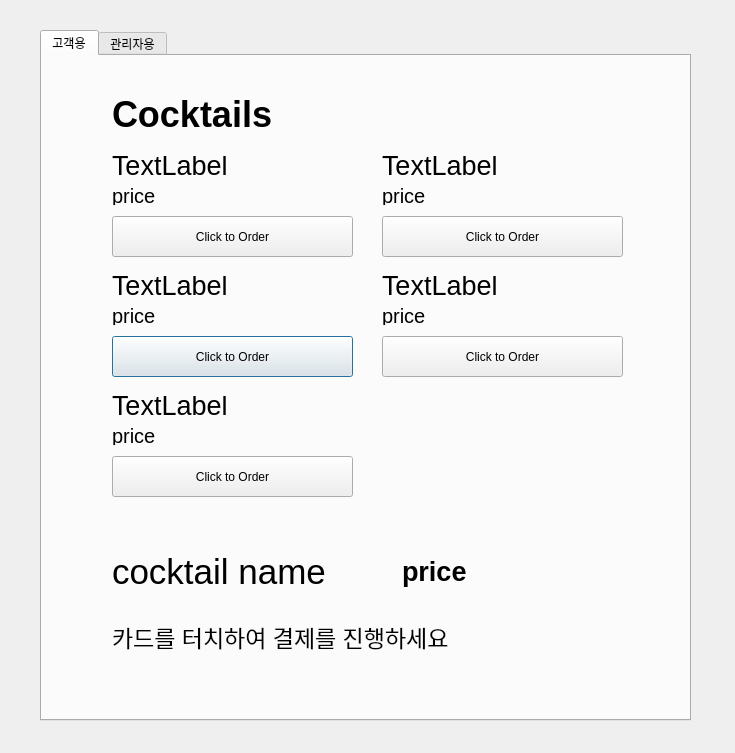
<?xml version="1.0" encoding="UTF-8"?>
<ui version="4.0">
 <class>Dialog</class>
 <widget class="QDialog" name="Dialog">
  <property name="geometry">
   <rect>
    <x>0</x>
    <y>0</y>
    <width>735</width>
    <height>753</height>
   </rect>
  </property>
  <property name="windowTitle">
   <string>Dialog</string>
  </property>
  <widget class="QTabWidget" name="tabWidget">
   <property name="geometry">
    <rect>
     <x>40</x>
     <y>30</y>
     <width>651</width>
     <height>691</height>
    </rect>
   </property>
   <property name="currentIndex">
    <number>0</number>
   </property>
   <widget class="QWidget" name="customerTab">
    <attribute name="title">
     <string>고객용</string>
    </attribute>
    <widget class="QPushButton" name="pushButton_3">
     <property name="geometry">
      <rect>
       <x>70</x>
       <y>280</y>
       <width>241</width>
       <height>41</height>
      </rect>
     </property>
     <property name="text">
      <string>Click to Order</string>
     </property>
    </widget>
    <widget class="QPushButton" name="pushButton_2">
     <property name="geometry">
      <rect>
       <x>340</x>
       <y>160</y>
       <width>241</width>
       <height>41</height>
      </rect>
     </property>
     <property name="text">
      <string>Click to Order</string>
     </property>
    </widget>
    <widget class="QPushButton" name="pushButton">
     <property name="geometry">
      <rect>
       <x>70</x>
       <y>160</y>
       <width>241</width>
       <height>41</height>
      </rect>
     </property>
     <property name="text">
      <string>Click to Order</string>
     </property>
    </widget>
    <widget class="QPushButton" name="pushButton_4">
     <property name="geometry">
      <rect>
       <x>340</x>
       <y>280</y>
       <width>241</width>
       <height>41</height>
      </rect>
     </property>
     <property name="text">
      <string>Click to Order</string>
     </property>
    </widget>
    <widget class="QLabel" name="Menulabel">
     <property name="geometry">
      <rect>
       <x>70</x>
       <y>38</y>
       <width>271</width>
       <height>41</height>
      </rect>
     </property>
     <property name="font">
      <font>
       <pointsize>27</pointsize>
       <weight>75</weight>
       <bold>true</bold>
      </font>
     </property>
     <property name="text">
      <string>Cocktails</string>
     </property>
    </widget>
    <widget class="QPushButton" name="pushButton_5">
     <property name="geometry">
      <rect>
       <x>70</x>
       <y>400</y>
       <width>241</width>
       <height>41</height>
      </rect>
     </property>
     <property name="text">
      <string>Click to Order</string>
     </property>
    </widget>
    <widget class="QLabel" name="cocktail01">
     <property name="geometry">
      <rect>
       <x>70</x>
       <y>100</y>
       <width>241</width>
       <height>19</height>
      </rect>
     </property>
     <property name="font">
      <font>
       <pointsize>20</pointsize>
      </font>
     </property>
     <property name="text">
      <string>TextLabel</string>
     </property>
    </widget>
    <widget class="QLabel" name="cocktail02">
     <property name="geometry">
      <rect>
       <x>340</x>
       <y>100</y>
       <width>241</width>
       <height>19</height>
      </rect>
     </property>
     <property name="font">
      <font>
       <pointsize>20</pointsize>
      </font>
     </property>
     <property name="text">
      <string>TextLabel</string>
     </property>
    </widget>
    <widget class="QLabel" name="cocktail03">
     <property name="geometry">
      <rect>
       <x>70</x>
       <y>220</y>
       <width>241</width>
       <height>19</height>
      </rect>
     </property>
     <property name="font">
      <font>
       <pointsize>20</pointsize>
      </font>
     </property>
     <property name="text">
      <string>TextLabel</string>
     </property>
    </widget>
    <widget class="QLabel" name="cocktail04">
     <property name="geometry">
      <rect>
       <x>340</x>
       <y>220</y>
       <width>241</width>
       <height>19</height>
      </rect>
     </property>
     <property name="font">
      <font>
       <pointsize>20</pointsize>
      </font>
     </property>
     <property name="text">
      <string>TextLabel</string>
     </property>
    </widget>
    <widget class="QLabel" name="cocktail05">
     <property name="geometry">
      <rect>
       <x>70</x>
       <y>340</y>
       <width>241</width>
       <height>19</height>
      </rect>
     </property>
     <property name="font">
      <font>
       <pointsize>20</pointsize>
      </font>
     </property>
     <property name="text">
      <string>TextLabel</string>
     </property>
    </widget>
    <widget class="QLabel" name="price01">
     <property name="geometry">
      <rect>
       <x>70</x>
       <y>130</y>
       <width>231</width>
       <height>19</height>
      </rect>
     </property>
     <property name="font">
      <font>
       <pointsize>15</pointsize>
      </font>
     </property>
     <property name="text">
      <string>price</string>
     </property>
    </widget>
    <widget class="QLabel" name="price02">
     <property name="geometry">
      <rect>
       <x>340</x>
       <y>130</y>
       <width>241</width>
       <height>19</height>
      </rect>
     </property>
     <property name="font">
      <font>
       <pointsize>15</pointsize>
      </font>
     </property>
     <property name="text">
      <string>price</string>
     </property>
    </widget>
    <widget class="QLabel" name="price03">
     <property name="geometry">
      <rect>
       <x>70</x>
       <y>250</y>
       <width>241</width>
       <height>19</height>
      </rect>
     </property>
     <property name="font">
      <font>
       <pointsize>15</pointsize>
      </font>
     </property>
     <property name="text">
      <string>price</string>
     </property>
    </widget>
    <widget class="QLabel" name="price04">
     <property name="geometry">
      <rect>
       <x>340</x>
       <y>250</y>
       <width>241</width>
       <height>19</height>
      </rect>
     </property>
     <property name="font">
      <font>
       <pointsize>15</pointsize>
      </font>
     </property>
     <property name="text">
      <string>price</string>
     </property>
    </widget>
    <widget class="QLabel" name="price05">
     <property name="geometry">
      <rect>
       <x>70</x>
       <y>370</y>
       <width>241</width>
       <height>19</height>
      </rect>
     </property>
     <property name="font">
      <font>
       <pointsize>15</pointsize>
      </font>
     </property>
     <property name="text">
      <string>price</string>
     </property>
    </widget>
    <widget class="QLabel" name="label_3">
     <property name="geometry">
      <rect>
       <x>70</x>
       <y>490</y>
       <width>261</width>
       <height>51</height>
      </rect>
     </property>
     <property name="font">
      <font>
       <pointsize>26</pointsize>
      </font>
     </property>
     <property name="text">
      <string>cocktail name</string>
     </property>
    </widget>
    <widget class="QLabel" name="label_4">
     <property name="geometry">
      <rect>
       <x>360</x>
       <y>490</y>
       <width>221</width>
       <height>51</height>
      </rect>
     </property>
     <property name="font">
      <font>
       <pointsize>20</pointsize>
       <weight>75</weight>
       <bold>true</bold>
      </font>
     </property>
     <property name="text">
      <string>price</string>
     </property>
    </widget>
    <widget class="QLabel" name="label_5">
     <property name="geometry">
      <rect>
       <x>70</x>
       <y>560</y>
       <width>461</width>
       <height>41</height>
      </rect>
     </property>
     <property name="font">
      <font>
       <pointsize>17</pointsize>
      </font>
     </property>
     <property name="text">
      <string>카드를 터치하여 결제를 진행하세요</string>
     </property>
    </widget>
   </widget>
   <widget class="QWidget" name="adminTab">
    <attribute name="title">
     <string>관리자용</string>
    </attribute>
    <widget class="QProgressBar" name="progressBar">
     <property name="geometry">
      <rect>
       <x>230</x>
       <y>270</y>
       <width>121</width>
       <height>131</height>
      </rect>
     </property>
     <property name="value">
      <number>24</number>
     </property>
     <property name="orientation">
      <enum>Qt::Vertical</enum>
     </property>
    </widget>
    <widget class="QPushButton" name="pushButton_6">
     <property name="geometry">
      <rect>
       <x>30</x>
       <y>50</y>
       <width>171</width>
       <height>61</height>
      </rect>
     </property>
     <property name="text">
      <string>TURN ON</string>
     </property>
    </widget>
    <widget class="QPushButton" name="pushButton_7">
     <property name="geometry">
      <rect>
       <x>30</x>
       <y>130</y>
       <width>171</width>
       <height>61</height>
      </rect>
     </property>
     <property name="text">
      <string>TURN OFF</string>
     </property>
    </widget>
    <widget class="QListView" name="listView">
     <property name="geometry">
      <rect>
       <x>230</x>
       <y>50</y>
       <width>381</width>
       <height>171</height>
      </rect>
     </property>
    </widget>
    <widget class="QProgressBar" name="progressBar_2">
     <property name="geometry">
      <rect>
       <x>360</x>
       <y>270</y>
       <width>121</width>
       <height>131</height>
      </rect>
     </property>
     <property name="value">
      <number>24</number>
     </property>
     <property name="orientation">
      <enum>Qt::Vertical</enum>
     </property>
    </widget>
    <widget class="QProgressBar" name="progressBar_3">
     <property name="geometry">
      <rect>
       <x>490</x>
       <y>270</y>
       <width>121</width>
       <height>131</height>
      </rect>
     </property>
     <property name="value">
      <number>24</number>
     </property>
     <property name="orientation">
      <enum>Qt::Vertical</enum>
     </property>
    </widget>
    <widget class="QProgressBar" name="progressBar_4">
     <property name="geometry">
      <rect>
       <x>360</x>
       <y>470</y>
       <width>121</width>
       <height>131</height>
      </rect>
     </property>
     <property name="value">
      <number>24</number>
     </property>
     <property name="orientation">
      <enum>Qt::Vertical</enum>
     </property>
    </widget>
    <widget class="QProgressBar" name="progressBar_5">
     <property name="geometry">
      <rect>
       <x>490</x>
       <y>470</y>
       <width>121</width>
       <height>131</height>
      </rect>
     </property>
     <property name="value">
      <number>24</number>
     </property>
     <property name="orientation">
      <enum>Qt::Vertical</enum>
     </property>
    </widget>
    <widget class="QProgressBar" name="progressBar_6">
     <property name="geometry">
      <rect>
       <x>230</x>
       <y>470</y>
       <width>121</width>
       <height>131</height>
      </rect>
     </property>
     <property name="value">
      <number>24</number>
     </property>
     <property name="orientation">
      <enum>Qt::Vertical</enum>
     </property>
    </widget>
    <widget class="QLabel" name="cup1">
     <property name="geometry">
      <rect>
       <x>260</x>
       <y>410</y>
       <width>66</width>
       <height>19</height>
      </rect>
     </property>
     <property name="text">
      <string>TextLabel</string>
     </property>
    </widget>
    <widget class="QLabel" name="cup2">
     <property name="geometry">
      <rect>
       <x>390</x>
       <y>410</y>
       <width>66</width>
       <height>19</height>
      </rect>
     </property>
     <property name="text">
      <string>TextLabel</string>
     </property>
    </widget>
    <widget class="QLabel" name="cup2_2">
     <property name="geometry">
      <rect>
       <x>520</x>
       <y>410</y>
       <width>66</width>
       <height>19</height>
      </rect>
     </property>
     <property name="text">
      <string>TextLabel</string>
     </property>
    </widget>
    <widget class="QLabel" name="cup2_3">
     <property name="geometry">
      <rect>
       <x>520</x>
       <y>610</y>
       <width>66</width>
       <height>19</height>
      </rect>
     </property>
     <property name="text">
      <string>TextLabel</string>
     </property>
    </widget>
    <widget class="QLabel" name="cup2_4">
     <property name="geometry">
      <rect>
       <x>390</x>
       <y>610</y>
       <width>66</width>
       <height>19</height>
      </rect>
     </property>
     <property name="text">
      <string>TextLabel</string>
     </property>
    </widget>
    <widget class="QLabel" name="cup1_2">
     <property name="geometry">
      <rect>
       <x>260</x>
       <y>610</y>
       <width>66</width>
       <height>19</height>
      </rect>
     </property>
     <property name="text">
      <string>TextLabel</string>
     </property>
    </widget>
    <widget class="QLabel" name="label">
     <property name="geometry">
      <rect>
       <x>240</x>
       <y>20</y>
       <width>66</width>
       <height>19</height>
      </rect>
     </property>
     <property name="font">
      <font>
       <pointsize>13</pointsize>
      </font>
     </property>
     <property name="text">
      <string>고객 정보</string>
     </property>
    </widget>
    <widget class="QLabel" name="tank_1_warn">
     <property name="geometry">
      <rect>
       <x>260</x>
       <y>240</y>
       <width>66</width>
       <height>19</height>
      </rect>
     </property>
     <property name="text">
      <string/>
     </property>
    </widget>
    <widget class="QLabel" name="tank_2_warn">
     <property name="geometry">
      <rect>
       <x>390</x>
       <y>240</y>
       <width>66</width>
       <height>19</height>
      </rect>
     </property>
     <property name="text">
      <string/>
     </property>
    </widget>
    <widget class="QLabel" name="tank_3_warn">
     <property name="geometry">
      <rect>
       <x>520</x>
       <y>240</y>
       <width>66</width>
       <height>19</height>
      </rect>
     </property>
     <property name="text">
      <string/>
     </property>
    </widget>
    <widget class="QLabel" name="tank_5_warn">
     <property name="geometry">
      <rect>
       <x>390</x>
       <y>440</y>
       <width>66</width>
       <height>19</height>
      </rect>
     </property>
     <property name="text">
      <string/>
     </property>
    </widget>
    <widget class="QLabel" name="tank_4_warn">
     <property name="geometry">
      <rect>
       <x>260</x>
       <y>440</y>
       <width>66</width>
       <height>19</height>
      </rect>
     </property>
     <property name="text">
      <string/>
     </property>
    </widget>
    <widget class="QLabel" name="tank_6_warn">
     <property name="geometry">
      <rect>
       <x>520</x>
       <y>440</y>
       <width>66</width>
       <height>19</height>
      </rect>
     </property>
     <property name="text">
      <string/>
     </property>
    </widget>
   </widget>
  </widget>
 </widget>
 <resources/>
 <connections/>
</ui>
